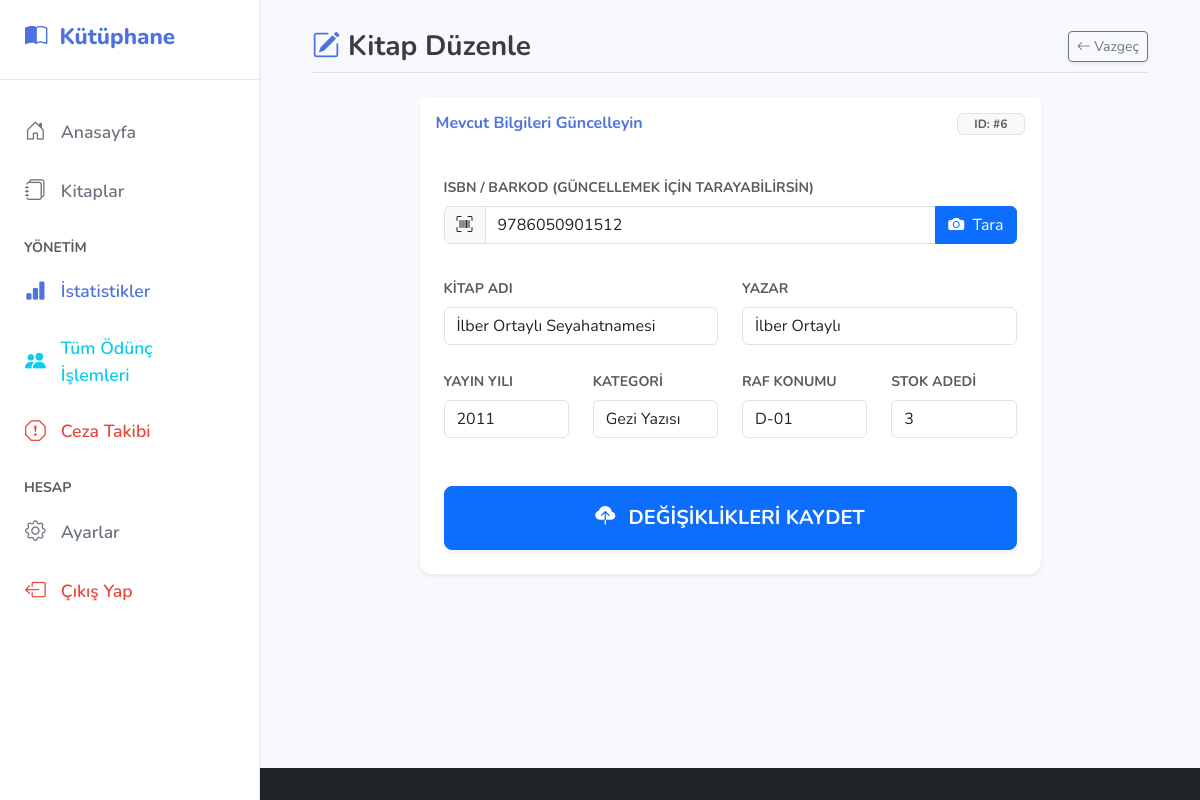
The app's page /src/ui/edit_book.php?id=6 (signed in) with its own data.
### tables this page shows
CREATE TABLE `books` (
  `id` int(11) NOT NULL,
  `title` varchar(255) NOT NULL,
  `author` varchar(255) NOT NULL,
  `isbn` varchar(20) DEFAULT NULL,
  `publish_year` int(4) DEFAULT NULL,
  `genre` varchar(100) DEFAULT NULL,
  `shelf_location` varchar(50) DEFAULT NULL,
  `stock` int(11) DEFAULT 0,
  `cover_image` varchar(255) DEFAULT NULL,
  `category` varchar(50) DEFAULT 'Genel'
);

### src/services/BookService.php (called while the page is built, shortened)
<?php
require_once __DIR__ . '/../core/Database.php';
class BookService {
    private $db;
    public function __construct() {
        $database = new Database();
        $this->db = $database->getConnection();
    }
    public function getBookById($id) {
        try {
            $stmt = $this->db->prepare("SELECT * FROM books WHERE id = :id");
            $stmt->execute([':id' => $id]);
            return $stmt->fetch(PDO::FETCH_ASSOC);
        } catch (PDOException $e) {
            throw new Exception("Kitap bilgisi alınamadı: " . $e->getMessage());
        }
    }
}
?>

### src/core/Database.php (called while the page is built, shortened)
<?php
class Database {
    private $host = "localhost";
    private $db_name = "kutuphane_sistemi";
    private $username = "root";
    private $password = "";
    public function getConnection() {
        $this->conn = null;
        try {
        $this->conn = new PDO("mysql:host=" . $this->host . ";dbname=" . $this->db_name . ";charset=utf8mb4", $this->username, $this->password);
            $this->conn->exec("set names utf8");
            $this->conn->setAttribute(PDO::ATTR_ERRMODE,
             PDO::ERRMODE_EXCEPTION);
        } catch(PDOException $exception) {
            echo "Bağlantı hatası: " . $exception->getMessage();
        }
        return $this->conn;
    }
}
?>

### src/ui/edit_book.php (the view, shortened to what this page needs)
<?php
require_once 'header.php';
require_once '../services/BookService.php';
$bookService = new BookService();
$bookId = $_GET['id'];
$book = $bookService->getBookById($bookId);
?>
<div class="container-fluid">
    <div class="d-flex justify-content-between align-items-center mb-4 pb-2 border-bottom">
        <h3 class="mb-0 text-gray-800"><i class="bi bi-pencil-square text-primary me-2"></i>Kitap Düzenle</h3>
        <a href="list_books.php" class="btn btn-sm btn-outline-secondary shadow-sm"><i class="bi bi-arrow-left"></i> Vazgeç</a>
    </div>
    <div class="row">
        <div class="col-xl-9 col-lg-11 mx-auto">
            <div class="card shadow-sm border-0 mb-5">
                <div class="card-header bg-white py-3 border-0 d-flex justify-content-between align-items-center">
                    <h6 class="m-0 fw-bold text-primary">Mevcut Bilgileri Güncelleyin</h6>
                    <span class="badge bg-light text-muted border px-3">ID: #<?php echo $book['id']; ?></span>
                </div>
                <div class="card-body p-4">
                    <form method="POST">
                        <div class="row g-4">
                            <div class="col-md-12">
                                <label class="form-label fw-bold text-muted small text-uppercase">ISBN / Barkod (Güncellemek için Tarayabilirsin)</label>
                                <div class="input-group">
                                    <span class="input-group-text bg-light"><i class="bi bi-upc-scan"></i></span>
                                    <input type="text" name="isbn" id="isbn_input" class="form-control" required value="<?php echo htmlspecialchars($book['isbn']); ?>">
                                    <button class="btn btn-primary" type="button" data-bs-toggle="modal" data-bs-target="#barcodeModal">
                                        <i class="bi bi-camera-fill me-1"></i> Tara
                                    </button>
                                </div>
                            </div>
                            <div class="col-md-6">
                                <label class="form-label fw-bold text-muted small text-uppercase">Kitap Adı</label>
                                <input type="text" name="title" id="title_input" class="form-control" required value="<?php echo htmlspecialchars($book['title']); ?>">
                            </div>
                            <div class="col-md-6">
                                <label class="form-label fw-bold text-muted small text-uppercase">Yazar</label>
                                <input type="text" name="author" id="author_input" class="form-control" required value="<?php echo htmlspecialchars($book['author']); ?>">
                            </div>
                            <div class="col-md-3">
                                <label class="form-label fw-bold text-muted small text-uppercase">Yayın Yılı</label>
                                <input type="number" name="publish_year" id="year_input" class="form-control" required value="<?php echo htmlspecialchars($book['publish_year']); ?>">
                            </div>
                            <div class="col-md-3">
                                <label class="form-label fw-bold text-muted small text-uppercase">Kategori</label>
                                <input type="text" name="genre" id="genre_input" class="form-control" required value="<?php echo htmlspecialchars($book['genre']); ?>">
                            </div>
                            <div class="col-md-3">
                                <label class="form-label fw-bold text-muted small text-uppercase">Raf Konumu</label>
                                <input type="text" name="shelf_location" class="form-control" required value="<?php echo htmlspecialchars($book['shelf_location']); ?>">
                            </div>
                            <div class="col-md-3">
                                <label class="form-label fw-bold text-muted small text-uppercase">Stok Adedi</label>
                                <input type="number" name="stock" class="form-control" required value="<?php echo htmlspecialchars($book['stock']); ?>">
                            </div>
                        </div>
                        <div class="mt-5">
                            <button type="submit" class="btn btn-primary btn-lg w-100 fw-bold shadow-sm py-3">
                                <i class="bi bi-cloud-upload-fill me-2"></i> DEĞİŞİKLİKLERİ KAYDET
                            </button>
                        </div>
                    </form>
                </div>
            </div>
        </div>
    </div>
</div>
<?php require_once 'footer.php'; ?>

### assets/style.css (style rules this page uses)
body { background-color: #f4f7f6; font-family: 'Nunito', sans-serif; color: #4a5568; margin: 0; padding: 0; }
.card { background: #ffffff; border: 1px solid #e3e6f0; border-radius: 12px; box-shadow: 0 4px 10px rgba(0,0,0,0.03); transition: transform 0.2s ease; }
.text-primary { color: #4e73df !important; }
h1, h2, h3, h4, h5, h6 { font-weight: 700; color: #3a3b45; }

### records on screen
books: id "6", isbn "9786050901512", title "İlber Ortaylı Seyahatnamesi", author "İlber Ortaylı", publish_year "2011", genre "Gezi Yazısı", shelf_location "D-01", stock "3"
